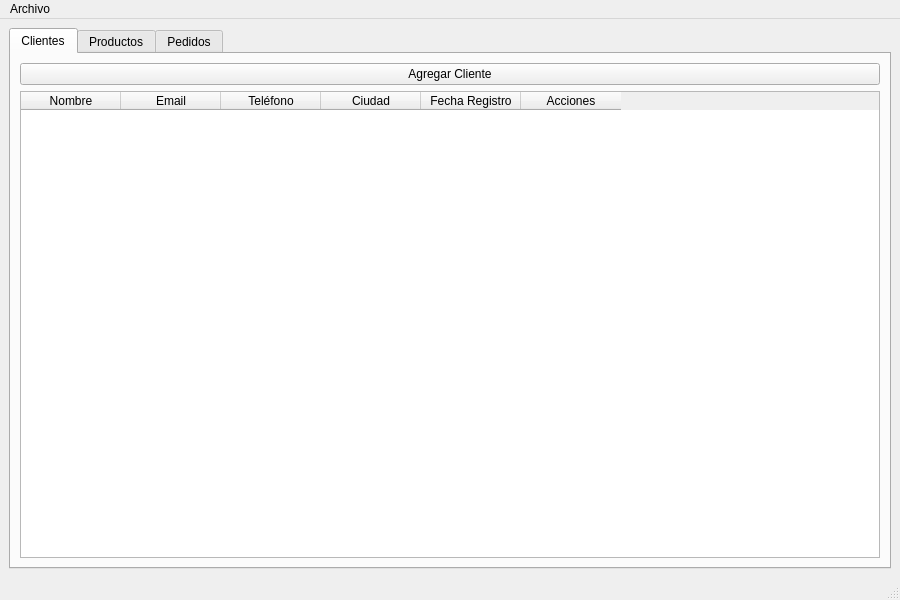
<?xml version="1.0" encoding="UTF-8"?>
<ui version="4.0">
 <class>MainWindow</class>
 <widget class="QMainWindow" name="MainWindow">
  <property name="geometry">
   <rect>
    <x>0</x>
    <y>0</y>
    <width>900</width>
    <height>600</height>
   </rect>
  </property>
  <property name="windowTitle">
   <string>ComercioTech - Sistema de Gestión</string>
  </property>
  <widget class="QWidget" name="centralwidget">
   <layout class="QVBoxLayout" name="verticalLayout">
    <item>
     <widget class="QTabWidget" name="tabWidget">
      <property name="currentIndex">
       <number>0</number>
      </property>
      <widget class="QWidget" name="tabClientes">
       <attribute name="title">
        <string>Clientes</string>
       </attribute>
       <layout class="QVBoxLayout" name="verticalLayout_2">
        <item>
         <widget class="QPushButton" name="btnAgregarCliente">
          <property name="text">
           <string>Agregar Cliente</string>
          </property>
         </widget>
        </item>
        <item>
         <widget class="QTableWidget" name="tablaClientes">
          <property name="columnCount">
           <number>6</number>
          </property>
          <property name="rowCount">
           <number>0</number>
          </property>
          <column>
           <property name="text">
            <string>Nombre</string>
           </property>
          </column>
          <column>
           <property name="text">
            <string>Email</string>
           </property>
          </column>
          <column>
           <property name="text">
            <string>Teléfono</string>
           </property>
          </column>
          <column>
           <property name="text">
            <string>Ciudad</string>
           </property>
          </column>
          <column>
           <property name="text">
            <string>Fecha Registro</string>
           </property>
          </column>
          <column>
           <property name="text">
            <string>Acciones</string>
           </property>
          </column>
         </widget>
        </item>
       </layout>
      </widget>
      <widget class="QWidget" name="tabProductos">
       <attribute name="title">
        <string>Productos</string>
       </attribute>
       <layout class="QVBoxLayout" name="verticalLayout_3">
        <item>
         <widget class="QPushButton" name="btnAgregarProducto">
          <property name="text">
           <string>Agregar Producto</string>
          </property>
         </widget>
        </item>
        <item>
         <widget class="QTableWidget" name="tablaProductos">
          <property name="columnCount">
           <number>6</number>
          </property>
          <property name="rowCount">
           <number>0</number>
          </property>
          <column>
           <property name="text">
            <string>Nombre</string>
           </property>
          </column>
          <column>
           <property name="text">
            <string>Descripción</string>
           </property>
          </column>
          <column>
           <property name="text">
            <string>Precio</string>
           </property>
          </column>
          <column>
           <property name="text">
            <string>Stock</string>
           </property>
          </column>
          <column>
           <property name="text">
            <string>Categoría</string>
           </property>
          </column>
          <column>
           <property name="text">
            <string>Acciones</string>
           </property>
          </column>
         </widget>
        </item>
       </layout>
      </widget>
      <widget class="QWidget" name="tabPedidos">
       <attribute name="title">
        <string>Pedidos</string>
       </attribute>
       <layout class="QVBoxLayout" name="verticalLayout_4">
        <item>
         <widget class="QPushButton" name="btnAgregarPedido">
          <property name="text">
           <string>Agregar Pedido</string>
          </property>
         </widget>
        </item>
        <item>
         <widget class="QTableWidget" name="tablaPedidos">
          <property name="columnCount">
           <number>6</number>
          </property>
          <property name="rowCount">
           <number>0</number>
          </property>
          <column>
           <property name="text">
            <string>ID Pedido</string>
           </property>
          </column>
          <column>
           <property name="text">
            <string>Cliente</string>
           </property>
          </column>
          <column>
           <property name="text">
            <string>Fecha</string>
           </property>
          </column>
          <column>
           <property name="text">
            <string>Estado</string>
           </property>
          </column>
          <column>
           <property name="text">
            <string>Total</string>
           </property>
          </column>
          <column>
           <property name="text">
            <string>Acciones</string>
           </property>
          </column>
         </widget>
        </item>
       </layout>
      </widget>
     </widget>
    </item>
   </layout>
  </widget>
  <widget class="QMenuBar" name="menubar">
   <property name="geometry">
    <rect>
     <x>0</x>
     <y>0</y>
     <width>900</width>
     <height>22</height>
    </rect>
   </property>
   <widget class="QMenu" name="menuArchivo">
    <property name="title">
     <string>Archivo</string>
    </property>
    <addaction name="actionSalir"/>
   </widget>
   <addaction name="menuArchivo"/>
  </widget>
  <widget class="QStatusBar" name="statusbar"/>
  <action name="actionSalir">
   <property name="text">
    <string>Salir</string>
   </property>
  </action>
 </widget>
 <resources/>
 <connections/>
</ui>
